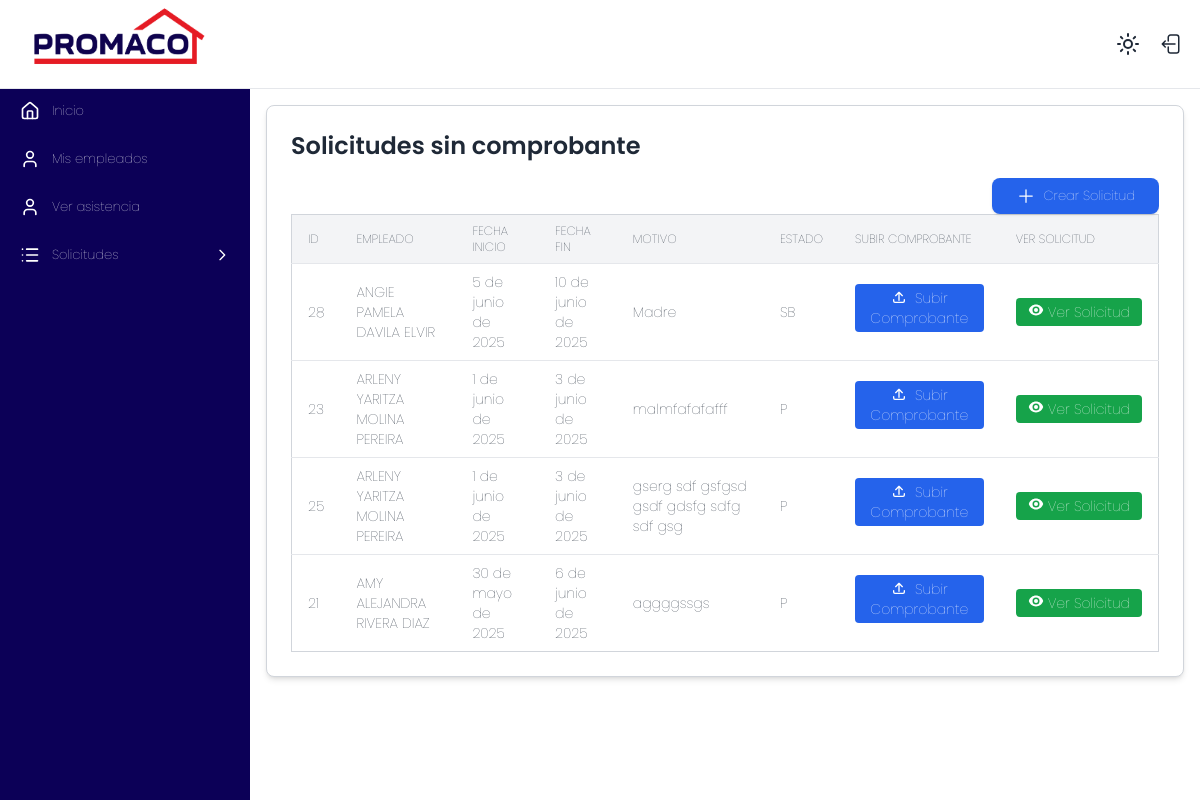
Page /marcaje/subir_comprobantes/ (signed in) on the committed database.
### marcaje/models.py (models this page shows, shortened)
class Permisos(models.Model):
    ESTADO_SOLICITUD = [
        ('P', 'Pendiente'),
        ('A', 'Aprobada'),
        ('SB', 'SUBSANADO'),
        ('R', 'Rechazada'),
    ]
    encargado = models.ForeignKey(Empleado, related_name="solicitudes_enviadas", on_delete=models.PROTECT)
    empleado = models.ForeignKey(Empleado, on_delete=models.CASCADE)
    tipo_permiso = models.ForeignKey(TipoPermisos, on_delete=models.PROTECT)
    fecha_inicio = models.DateField()
    fecha_final = models.DateField()
    fecha_solicitud = models.DateField(auto_now_add=True)
    descripcion = models.CharField(max_length=300)
    tiene_comprobante = models.BooleanField(default=False)
    estado_solicitud = models.CharField(choices=ESTADO_SOLICITUD, default='P')
    pendiente_subsanar = models.BooleanField(default=False)
    aprobacion_gerencial = models.BooleanField(default=False)

class Empleado(models.Model):
    user = models.OneToOneField(User, on_delete=models.SET_NULL, null=True, blank=True, related_name='empleado_marcaje')
    id_externo = models.IntegerField(unique=True)
    codigo = models.CharField(max_length=20)
    nombre = models.CharField(max_length=100)
    departamento = models.CharField(max_length=100)
    sucursal = models.ForeignKey(Sucursal, on_delete=models.PROTECT)
    es_encargado = models.BooleanField(default=False)
    class Meta:
        verbose_name = "Empleado"
        verbose_name_plural = "Empleados"
        ordering = ['nombre']
    def __str__(self):
        return f"{self.nombre} "

### marcaje/views.py (the view)
        def _wrapped_view(request, *args, **kwargs):
            if not request.user.is_authenticated or not check(request.user):
                raise Http404("Página no encontrada")
            return view_func(request, *args, **kwargs)

### marcaje/context_processors.py (called while the page is built)
def empleados_a_cargo_context(request):
    empleados_cargo = []
    encargado_obj = None
    if request.user.is_authenticated:
        try:
            encargado = Empleado.objects.get(user=request.user)
            encargado_obj = encargado
            if encargado.es_encargado:
                empleados_cargo = Empleado.objects.filter(
                    encargado_asignado__encargado=encargado
                )
        except Empleado.DoesNotExist:
            encargado_obj = None
    return {'empleados_a_cargo_global': empleados_cargo, 'encargado': encargado_obj}

### marcaje/templatetags/auth_extras.py (called while the page is built)
@register.filter(name='has_group')
def has_group(user, group_name):
    return user.groups.filter(name=group_name).exists()

### marcaje/views.py (called while the page is built)
def grupo_requerido(nombre_grupo):
    def check(user):
        return user.groups.filter(name=nombre_grupo).exists()
    def decorator(view_func):
        def _wrapped_view(request, *args, **kwargs):
            if not request.user.is_authenticated or not check(request.user):
                raise Http404("Página no encontrada")
            return view_func(request, *args, **kwargs)
        return _wrapped_view
    return decorator

@login_required
@grupo_requerido('encargado')
def subir_comprobante(request):
    try:
        encargado = Empleado.objects.get(user=request.user)
    except Empleado.DoesNotExist:
        return render(request, 'sin_permisos.html')
    solicitudes = Permisos.objects.filter(Q(encargado=encargado, tiene_comprobante=False) | Q(encargado=encargado, estado_solicitud='SB', pendiente_subsanar=True)).order_by('-fecha_solicitud')
    return render(request, 'subir_comprobantes.html', {
        'solicitudes': solicitudes,
    })

### marcaje/templates/subir_comprobantes.html (shortened to what this page needs)
{% extends 'base.html' %}
{% block content %}
<div class="w-full max-w-7xl mx-auto bg-white dark:bg-gray-800 p-6 rounded-lg shadow-md border border-gray-300">
  <h2 class="text-2xl font-semibold mb-4 text-gray-800 dark:text-gray-200">Solicitudes sin comprobante</h2>
  <div class="overflow-x-auto">
    <div class="flex justify-end items-end">
            <a href="{% url 'crear_permiso' %}" class="bg-blue-600 text-white px-6 py-2 rounded-lg shadow hover:bg-blue-700 transition duration-200 flex items-center">
              <svg xmlns="http://www.w3.org/2000/svg" fill="none" viewBox="0 0 24 24" stroke-width="1.5" stroke="currentColor" class="inline w-5 h-5 align-middle mr-2">
                <path stroke-linecap="round" stroke-linejoin="round" d="M12 4.5v15m7.5-7.5h-15" />
              </svg>
              Crear Solicitud
            </a>
        </div>
    <table id="tabla-comprobantes" class="min-w-full text-sm text-left border border-gray-300">
      <thead class="bg-gray-100 dark:bg-gray-600 uppercase text-xs">
        <tr>
          <th class="px-4 py-2">Id</th>
          <th class="px-4 py-2">Empleado</th>
          <th class="px-4 py-2">Fecha Inicio</th>
          <th class="px-4 py-2">Fecha Fin</th>
          <th class="px-4 py-2">Motivo</th>
          <th class="px-4 py-2">Estado</th>
          <th class="px-4 py-2">Subir comprobante</th>
          <th class="px-4 py-2">Ver Solicitud</th>
        </tr>
      </thead>
      <tbody>
        {% for s in solicitudes %}
        <tr id="permiso-{{s.id}}" class="border-t border-gray-200 hover:bg-gray-100 dark:hover:bg-gray-700 transition-colors duration-200">
          <td class="px-4 py-2">{{ s.id }}</td>
          <td class="px-4 py-2">{{ s.empleado }}</td>
          <td class="px-4 py-2">{{ s.fecha_inicio }}</td>
          <td class="px-4 py-2">{{ s.fecha_final }}</td>
          <td class="px-4 py-2">{{ s.descripcion }}</td>
          <td class="px-4 py-2">{{ s.estado_solicitud }}</td>
          <td class="px-4 py-2">
            <button
              class="bg-blue-600 text-white px-3 py-1 rounded hover:bg-blue-700 text-sm hover:text-white transition"
              hx-get="{% url 'form_comprobante' s.id %}"
              hx-target="#formulario-{{ s.id }}"
              hx-swap="innerHTML"
            >
             <svg xmlns="http://www.w3.org/2000/svg" class="inline w-4 h-4 mr-1 -mt-1" fill="none" viewBox="0 0 24 24" stroke="currentColor">
                <path stroke-linecap="round" stroke-linejoin="round" stroke-width="2" d="M4 16v2a2 2 0 002 2h12a2 2 0 002-2v-2M7 10l5-5m0 0l5 5m-5-5v12" />
              </svg>
              Subir Comprobante
            </button>
          </td>
          <td class="px-4 py-2">
            <div class="flex flex-nowrap items-center">
              <a href="{% url 'ficha_permiso' s.id %}" target="_blank" class="bg-green-600 text-white px-3 py-1 rounded hover:bg-green-700 text-sm hover:text-white transition flex items-center whitespace-nowrap">
                Ver Solicitud
              </a>
            </div>
          </td>
        </tr>
        {% empty %}
        <tr>
          <td colspan="5" class="text-center py-4 text-gray-500">No hay solicitudes pendientes de comprobante.</td>
        </tr>
        {% endfor %}
      </tbody>
    </table>
  </div>
</div>
{% endblock %}

### static/styles/menu.css (style rules this page uses)
* { font-family: "Poppins", serif; font-weight: 100; font-style: normal; }
body { font-size: 13px; }

### rows in the picture
Permisos: id "28", empleado "ANGIE PAMELA DAVILA ELVIR", fecha_inicio "5 de junio de 2025", fecha_final "10 de junio de 2025", descripcion "Madre", estado_solicitud "SB"
Permisos: id "23", empleado "ARLENY YARITZA MOLINA PEREIRA", fecha_inicio "1 de junio de 2025", fecha_final "3 de junio de 2025", descripcion "malmfafafafff", estado_solicitud "P"
Permisos: id "25", empleado "ARLENY YARITZA MOLINA PEREIRA", fecha_inicio "1 de junio de 2025", fecha_final "3 de junio de 2025", descripcion "gserg sdf gsfgsd gsdf gdsfg sdfg sdf gsg", estado_solicitud "P"
Permisos: id "21", empleado "AMY ALEJANDRA RIVERA DIAZ", fecha_inicio "30 de mayo de 2025", fecha_final "6 de junio de 2025", descripcion "aggggssgs", estado_solicitud "P"
